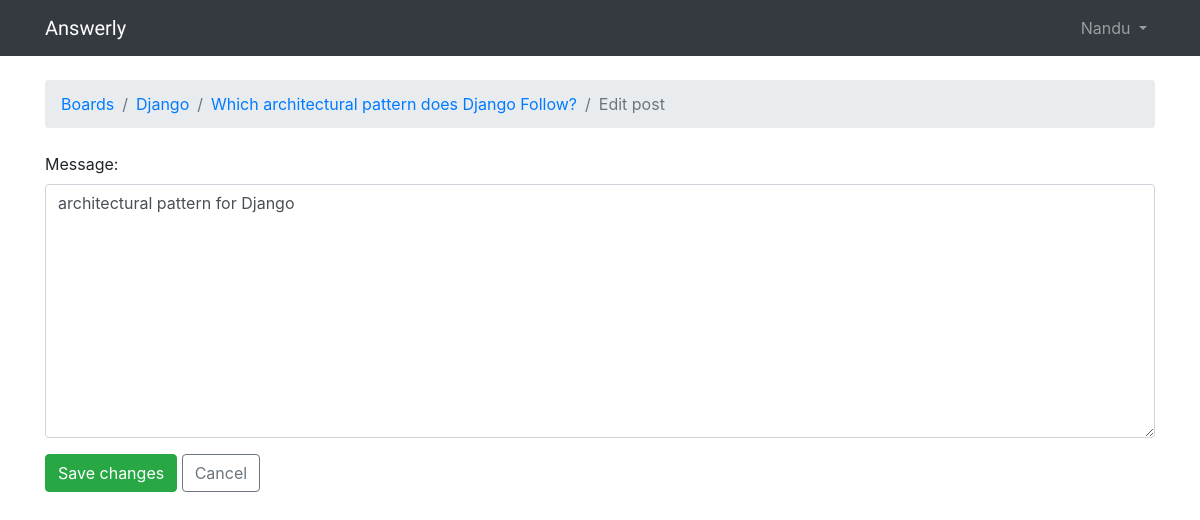
/boards/1/topics/3/posts/6/edit/ (signed in), run on the app's committed database.
### boards/models.py (models this page shows, shortened)
class Post(models.Model):
    message = models.TextField(max_length=4000)
    topic = models.ForeignKey(Topic, related_name='posts',on_delete= models.CASCADE)
    created_at = models.DateTimeField(auto_now_add=True)
    updated_at = models.DateTimeField(null=True)
    created_by = models.ForeignKey(User, related_name='posts', on_delete=models.CASCADE)
    updated_by = models.ForeignKey(User, null=True, related_name='+', on_delete=models.CASCADE)

class Topic(models.Model):
    subject = models.CharField(max_length=255)
    last_updated = models.DateTimeField(auto_now_add=True)
    board = models.ForeignKey(Board,on_delete=models.CASCADE, related_name='topics')
    starter = models.ForeignKey(User, related_name='topics',on_delete=models.CASCADE)
    views = models.PositiveIntegerField(default=0)

class Board(models.Model):
    name = models.CharField(max_length=30, unique=True)
    description = models.CharField(max_length=100)

### boards/views.py (the view, shortened to what this page needs)
# urls.py: path('boards/<pk>/topics/<topic_pk>/posts/<post_pk>/edit/', views.PostUpdateView.as_view(), name='edit_post'),
@method_decorator(login_required, name='dispatch')
class PostUpdateView(UpdateView):
    model = Post
    fields = ('message', )
    template_name = 'edit_post.html'
    pk_url_kwarg = 'post_pk'
    context_object_name = 'post'

### boards/templatetags/form_tags.py (called while the page is built)
@register.filter
def input_class(bound_field):
    css_class = ''
    if bound_field.form.is_bound:
        if bound_field.errors:
            css_class = 'is-invalid'
        elif field_type(bound_field) != 'PasswordInput':
            css_class = 'is-valid'
    return 'form-control {}'.format(css_class)

### templates/edit_post.html (shortened to what this page needs)
{% extends 'base.html' %}
{% load static %}
{% block stylesheet %}
  <link rel="stylesheet" href="https://cdnjs.cloudflare.com/ajax/libs/simplemde/1.11.2/simplemde.min.css">
{% endblock %}
{% block breadcrumb %}
  <li class="breadcrumb-item"><a href="{% url 'home' %}">Boards</a></li>
  <li class="breadcrumb-item"><a href="{% url 'board_topics' post.topic.board.pk %}">{{ post.topic.board.name }}</a></li>
  <li class="breadcrumb-item"><a href="{% url 'topic_posts' post.topic.board.pk post.topic.pk %}">{{ post.topic.subject }}</a></li>
  <li class="breadcrumb-item active">Edit post</li>
{% endblock %}
{% block content %}
  <form method="post" class="mb-4" novalidate>
    {% include 'includes/form.html' %}
    <button type="submit" class="btn btn-success">Save changes</button>
    <a href="{% url 'topic_posts' post.topic.board.pk post.topic.pk %}" class="btn btn-outline-secondary" role="button">Cancel</a>
  </form>
{% endblock %}

### templates/base.html (shortened to what this page needs)
{% load static %}<!DOCTYPE html>
<html>
  <head>
    <link rel="stylesheet" href="https://maxcdn.bootstrapcdn.com/bootstrap/4.0.0/css/bootstrap.min.css">
    <link rel="stylesheet" href="{% static 'css/app.css' %}">
    {% block stylesheet %}{% endblock %}
  </head>
  <body>
  {% block body %}
    <nav class="navbar navbar-expand-lg navbar-dark bg-dark">
      <div class="container">
        <a class="navbar-brand" href="{% url 'home' %}">Answerly</a>
        <div class="collapse navbar-collapse" id="navbarSupportedContent">
          {% if user.is_authenticated %}
          <ul class="navbar-nav ml-auto">
            <li class="nav-item dropdown">
              <a class="nav-link dropdown-toggle" href="#" id="navbarDropdown" role="button" data-toggle="dropdown" aria-haspopup="true" aria-expanded="false">
                {{ user.username }}
              </a>
            </li>
          </ul>
        {% else %}
          <form class="form-inline ml-auto">
            <a href="{% url 'login' %}" class="btn btn-outline-secondary">Log in</a>
            <a href="{% url 'signup' %}" class="btn btn-primary ml-2">Sign up</a>
          </form>
        {% endif %}
        </div>
      </div>
    </nav>
    <div class="container">
      <ol class="breadcrumb my-4">
        {% block breadcrumb %}
        {% endblock %}
      </ol>
      {% block content %}
      {% endblock %}
    </div>
  {% endblock body %}
  </body>
</html>

### templates/includes/form.html (shortened to what this page needs)
{% load form_tags widget_tweaks %}
{% for field in form %}
    <div class="form-group">
    {{ field.label_tag }}
    {% render_field field class=field|input_class %}
    </div>
{% endfor %}

### static/css/app.css (style rules this page uses)
.navbar-brand { font-family: 'Peralta', cursive; }

### data on the page
Post: topic.board.name "Django", topic.subject "Which architectural pattern does Django Follow?", message "architectural pattern for Django"

### other printed values
{{ user.username }} "Nandu"
{{ field.label_tag }} "Message:"
